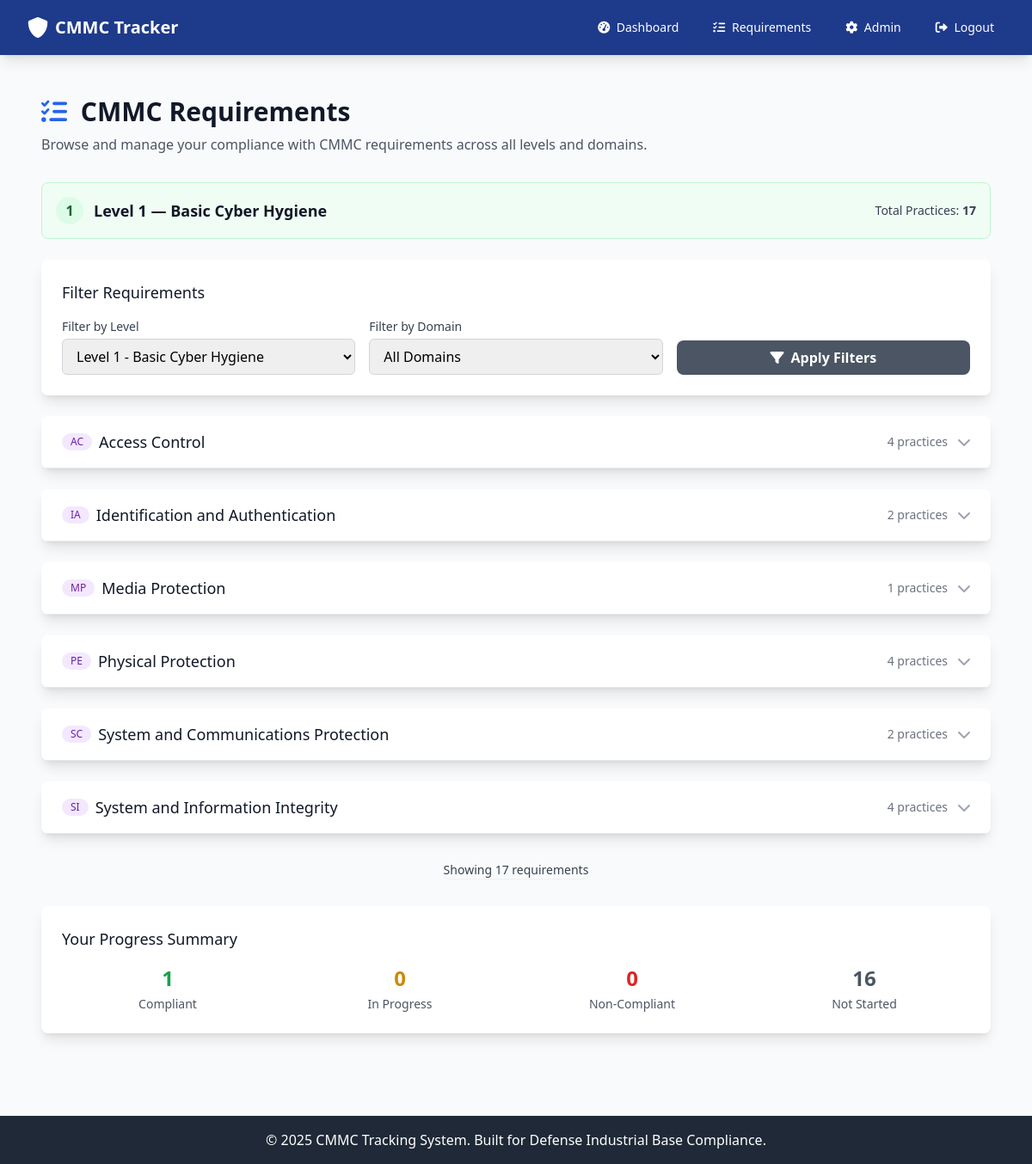
Screenshot of /requirements (signed in) with the database file from the repository.
### app.py (models this page shows)
class CMMCLevel(db.Model):
    __tablename__ = 'cmmc_level'
    id = db.Column(db.Integer, primary_key=True)
    level_number = db.Column(db.Integer, unique=True, nullable=False)
    name = db.Column(db.String(100), nullable=False)
    description = db.Column(db.Text)
    created_at = db.Column(db.DateTime, default=datetime.utcnow)

class CMMCDomain(db.Model):
    __tablename__ = 'cmmc_domain'
    id = db.Column(db.Integer, primary_key=True)
    code = db.Column(db.String(10), unique=True, nullable=False)
    name = db.Column(db.String(100), nullable=False)
    description = db.Column(db.Text)
    created_at = db.Column(db.DateTime, default=datetime.utcnow)

### app.py (the view)
@app.route('/requirements')
@login_required
@authorized_user_required
def requirements():
    level_filter = request.args.get('level')
    domain_filter = request.args.get('domain')
    levels = CMMCLevel.query.all()
    domains = CMMCDomain.query.all()
    level1 = CMMCLevel.query.filter_by(level_number=1).first()
    selected_level_id = level_filter or (str(level1.id) if level1 else None)
    query = CMMCRequirement.query
    if selected_level_id:
        query = query.filter_by(level_id=selected_level_id)
    if domain_filter:
        query = query.filter_by(domain_id=domain_filter)
    requirements = query.all()
    domains_for_filter = domains
    if selected_level_id:
        domain_ids = {r.domain_id for r in CMMCRequirement.query.filter_by(level_id=selected_level_id).all()}
        domains_for_filter = [d for d in domains if d.id in domain_ids]
    user_records = {}
    filtered_requirement_ids = [r.id for r in requirements] if requirements else []
    if filtered_requirement_ids:
        for record in ComplianceRecord.query.filter_by(user_id=session['user_id']).filter(ComplianceRecord.requirement_id.in_(filtered_requirement_ids)).all():
            user_records[record.requirement_id] = record
    progress_summary = {
        'total': len(requirements),
        'compliant': sum(1 for r in user_records.values() if r.status == 'compliant'),
        'in_progress': sum(1 for r in user_records.values() if r.status == 'in_progress'),
        'non_compliant': sum(1 for r in user_records.values() if r.status == 'non_compliant'),
        'not_started': len(requirements) - len(user_records)
    }
    is_grouped_mode = False
    grouped_by_domain = []
    level_total = 0
    current_level = None
    if selected_level_id and not domain_filter:
        current_level = CMMCLevel.query.get(selected_level_id)
        if current_level:
            is_grouped_mode = True
            if current_level.level_number == 1:
                desired_order = ['AC', 'IA', 'MP', 'PE', 'SC', 'SI']
            else:
                desired_order = ['AC', 'AT', 'AU', 'CM', 'IA', 'IR', 'MA', 'MP', 'PS', 'PE', 'RA', 'CA', 'SC', 'SI']
            code_to_domain = {d.code: d for d in domains}
            for code in desired_order:
                d = code_to_domain.get(code)
                if not d:
                    continue
                domain_reqs = CMMCRequirement.query.filter_by(level_id=current_level.id, domain_id=d.id).all()
                if not domain_reqs:
                    continue
                level_total += len(domain_reqs)
                grouped_by_domain.append({
                    'code': d.code,
                    'name': d.name,
                    'requirements': domain_reqs
                })
    return render_template(
        'requirements.html',
        requirements=requirements,
        levels=levels,
        domains=domains_for_filter,
        user_records=user_records,
        selected_level_id=selected_level_id,
        is_grouped_mode=is_grouped_mode,
        grouped_by_domain=grouped_by_domain,
        level_total=level_total,
        current_level=current_level,
        progress_summary=progress_summary
    )

### app.py (called while the page is built, shortened)
def login_required(f):
    @wraps(f)
    def decorated_function(*args, **kwargs):
        if 'user_id' not in session:
            flash('Please log in to access this page.', 'warning')
            return redirect(url_for('login'))
        return f(*args, **kwargs)
    return decorated_function

def authorized_user_required(f):
    @wraps(f)
    def decorated_function(*args, **kwargs):
        if 'user_id' not in session:
            flash('Please log in to access this page.', 'warning')
            return redirect(url_for('login'))
        user = User.query.get(session['user_id'])
        if not user or not user.is_authorized:
            flash('Your account is awaiting authorization by an administrator.', 'warning')
            return redirect(url_for('index'))
        return f(*args, **kwargs)
    return decorated_function

@app.before_request
def enforce_device_and_user_authorization():
    open_endpoints = {
        'index', 'login', 'register', 'logout', 'static', 'device_pending', 'forgot_password'
    }
    if request.endpoint in open_endpoints:
        return None
    if 'user_id' not in session:
        return None
    user = User.query.get(session['user_id'])
    if not user:
        session.clear()
        return redirect(url_for('login'))
    if not user.is_authorized:
        flash('Your account is awaiting authorization by an administrator.', 'warning')
        return redirect(url_for('index'))
    if user.role == 'admin':
        return None

### templates/requirements.html (shortened to what this page needs)
{% extends "base.html" %}
{% block content %}
<div class="px-4 py-6">
    <div class="mb-8">
        <h1 class="text-3xl font-bold text-gray-900 mb-2">
            <i class="fas fa-list-check text-blue-600 mr-2"></i>
            CMMC Requirements
        </h1>
        <p class="text-gray-600">Browse and manage your compliance with CMMC requirements across all levels and domains.</p>
    </div>
    {% if is_grouped_mode and current_level %}
    <div class="{% if current_level.level_number == 1 %}bg-green-50 border-green-200{% elif current_level.level_number == 2 %}bg-blue-50 border-blue-200{% elif current_level.level_number == 3 %}bg-purple-50 border-purple-200{% else %}bg-gray-50 border-gray-200{% endif %} border rounded-lg p-4 mb-6">
        <div class="flex items-center justify-between">
            <div class="flex items-center">
                <span class="inline-flex items-center justify-center w-8 h-8 rounded-full {% if current_level.level_number == 1 %}bg-green-100 text-green-800{% elif current_level.level_number == 2 %}bg-blue-100 text-blue-800{% elif current_level.level_number == 3 %}bg-purple-100 text-purple-800{% else %}bg-gray-100 text-gray-800{% endif %} font-bold mr-3">{{ current_level.level_number }}</span>
                <h3 class="text-lg font-semibold text-gray-900">Level {{ current_level.level_number }} — {{ current_level.name }}</h3>
            </div>
            <div class="text-sm text-gray-700">
                Total Practices: <span class="font-semibold">{{ level_total }}</span>
            </div>
        </div>
    </div>
    {% endif %}
    <div class="bg-white shadow-lg rounded-lg p-6 mb-6">
        <h3 class="text-lg font-medium text-gray-900 mb-4">Filter Requirements</h3>
        <form method="GET" class="grid grid-cols-1 md:grid-cols-3 gap-4">
            <div>
                <label for="level_filter" class="block text-sm font-medium text-gray-700 mb-1">Filter by Level</label>
                <select name="level" id="level_filter" class="w-full border border-gray-300 rounded-md px-3 py-2 focus:outline-none focus:ring-blue-500 focus:border-blue-500">
                    {% for level in levels %}
                        <option value="{{ level.id }}" {% if (selected_level_id and selected_level_id == level.id|string) or (not selected_level_id and request.args.get('level') == level.id|string) %}selected{% endif %}>
                            Level {{ level.level_number }} - {{ level.name }}
                        </option>
                    {% endfor %}
                </select>
            </div>
            <div>
                <label for="domain_filter" class="block text-sm font-medium text-gray-700 mb-1">Filter by Domain</label>
                <select name="domain" id="domain_filter" class="w-full border border-gray-300 rounded-md px-3 py-2 focus:outline-none focus:ring-blue-500 focus:border-blue-500">
                    <option value="">All Domains</option>
                </select>
            </div>
            <div class="flex items-end">
                <button type="submit" class="w-full bg-gray-600 hover:bg-gray-700 text-white font-bold py-2 px-4 rounded-lg transition duration-200">
                    <i class="fas fa-filter mr-2"></i>Apply Filters
                </button>
            </div>
        </form>
    </div>
    {% if is_grouped_mode %}
        {% if grouped_by_domain %}
        <div class="space-y-6">
            {% for group in grouped_by_domain %}
            <div class="bg-white shadow-lg rounded-lg overflow-hidden">
                <div class="px-6 py-4 border-b border-gray-200 flex items-center justify-between cursor-pointer hover:bg-gray-50 transition-colors" onclick="toggleDomain('{{ group.code }}')">
                    <div class="flex items-center">
                        <span class="inline-flex items-center px-2.5 py-0.5 rounded-full text-xs font-medium bg-purple-100 text-purple-800 mr-2">{{ group.code }}</span>
                        <h3 class="text-lg font-medium text-gray-900">{{ group.name }}</h3>
                    </div>
                    <div class="flex items-center">
                        <div class="text-sm text-gray-500 mr-3">{{ group.requirements|length }} practices</div>
                        <i class="fas fa-chevron-down text-gray-400 transition-transform" id="chevron-{{ group.code }}"></i>
                    </div>
                </div>
            </div>
            {% endfor %}
        </div>
        {% endif %}
    {% endif %}
    <div class="mt-8 flex justify-center">
        <nav class="relative z-0 inline-flex rounded-md shadow-sm -space-x-px" aria-label="Pagination">
            <p class="text-sm text-gray-700">
                Showing {{ requirements|length }} requirements
            </p>
        </nav>
    </div>
    <div class="mt-8 bg-white shadow-lg rounded-lg p-6">
        <h3 class="text-lg font-medium text-gray-900 mb-4">Your Progress Summary</h3>
        <div class="grid grid-cols-2 md:grid-cols-4 gap-6">
            <div class="text-center">
                <div class="text-2xl font-bold text-green-600 mb-1">{{ progress_summary.compliant }}</div>
                <div class="text-sm text-gray-600">Compliant</div>
            </div>
            <div class="text-center">
                <div class="text-2xl font-bold text-yellow-600 mb-1">{{ progress_summary.in_progress }}</div>
                <div class="text-sm text-gray-600">In Progress</div>
            </div>
            <div class="text-center">
                <div class="text-2xl font-bold text-red-600 mb-1">{{ progress_summary.non_compliant }}</div>
                <div class="text-sm text-gray-600">Non-Compliant</div>
            </div>
            <div class="text-center">
                <div class="text-2xl font-bold text-gray-600 mb-1">{{ progress_summary.not_started }}</div>
                <div class="text-sm text-gray-600">Not Started</div>
            </div>
        </div>
    </div>
</div>
{% endblock %}

### rows the page displays
CMMCLevel: level_number "1", name "Basic Cyber Hygiene"
CMMCDomain: code "AC", name "Access Control", requirements|length "4"
CMMCDomain: code "IA", name "Identification and Authentication", requirements|length "2"
CMMCDomain: code "MP", name "Media Protection", requirements|length "1"
CMMCDomain: code "PE", name "Physical Protection", requirements|length "4"
CMMCDomain: code "SC", name "System and Communications Protection", requirements|length "2"
CMMCDomain: code "SI", name "System and Information Integrity", requirements|length "4"

### other values shown
{{ level_total }} "17"
{{ requirements|length }} "17"
{{ progress_summary.compliant }} "1"
{{ progress_summary.in_progress }} "0"
{{ progress_summary.non_compliant }} "0"
{{ progress_summary.not_started }} "16"
